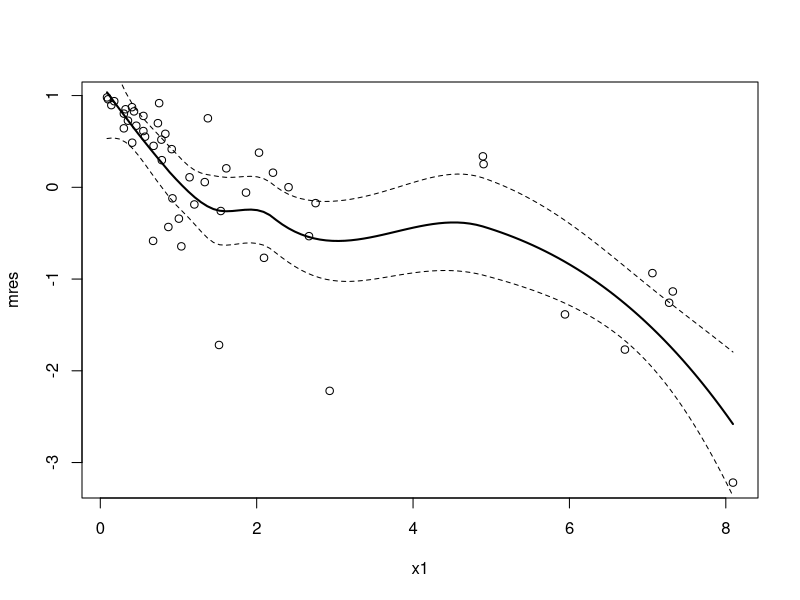
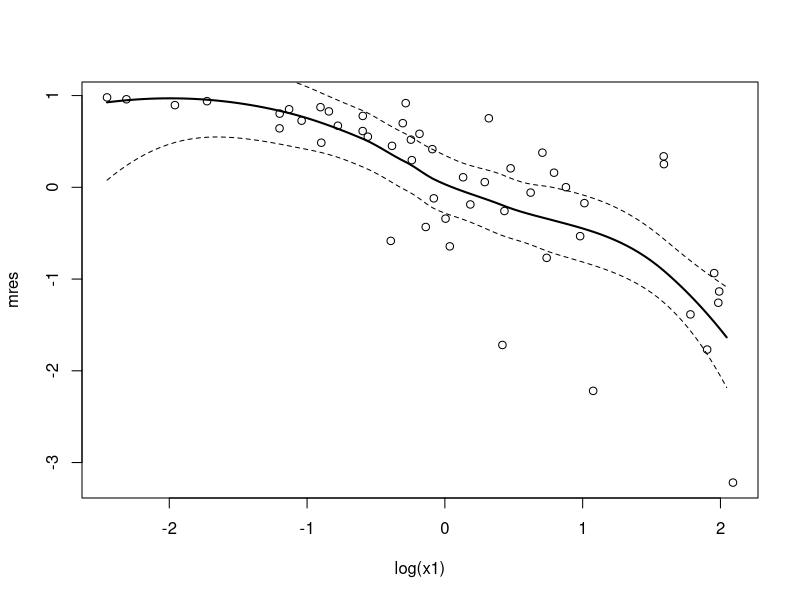
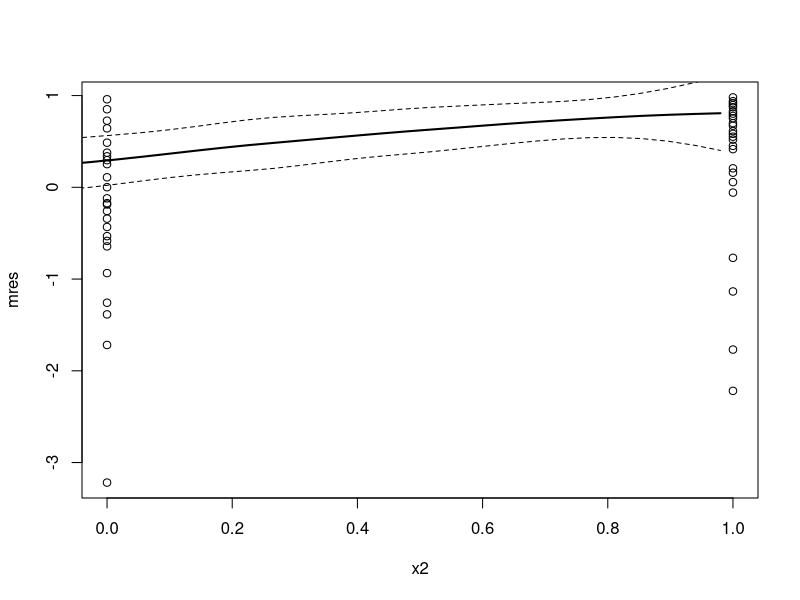
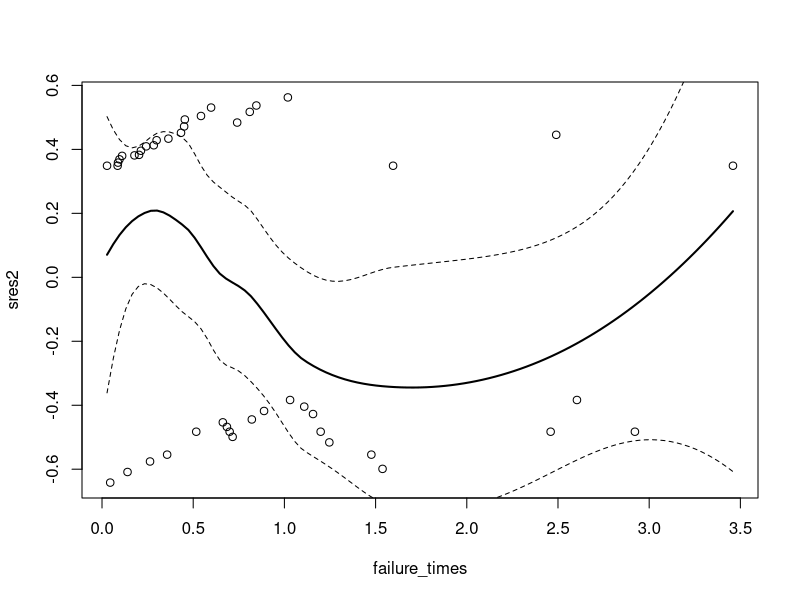
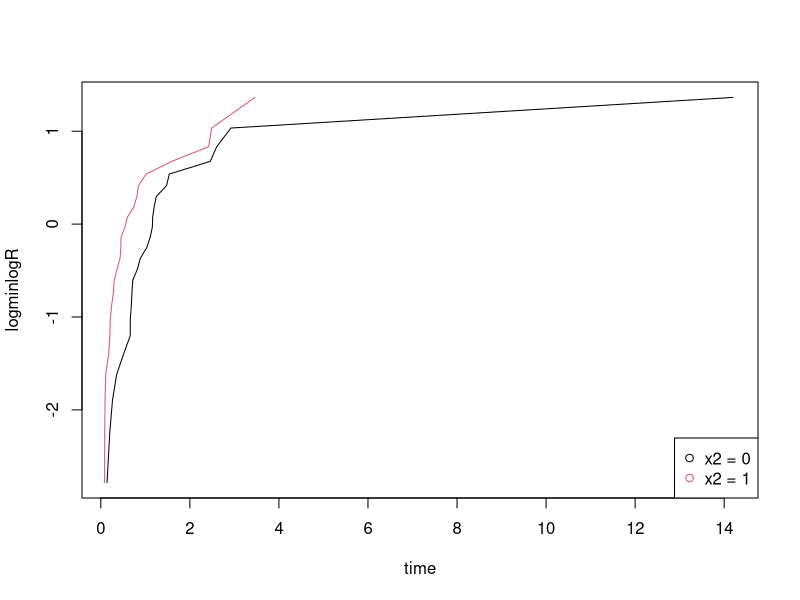
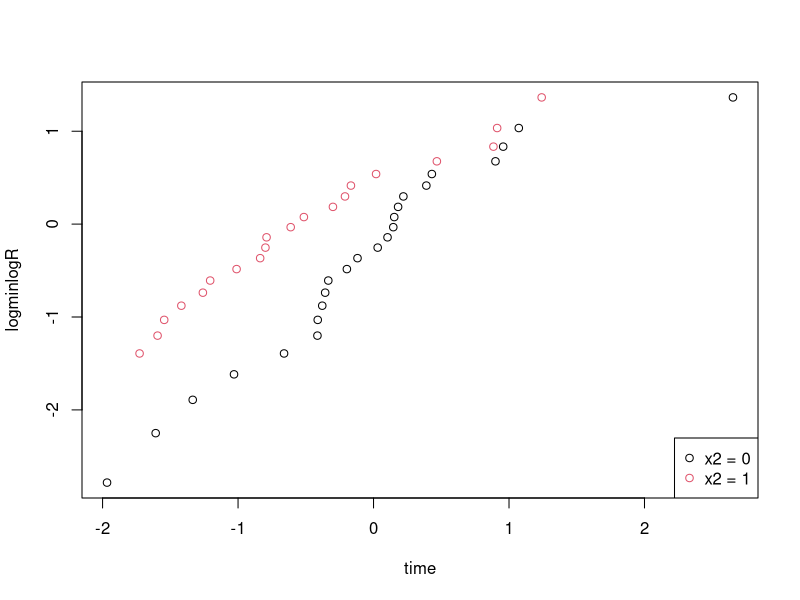
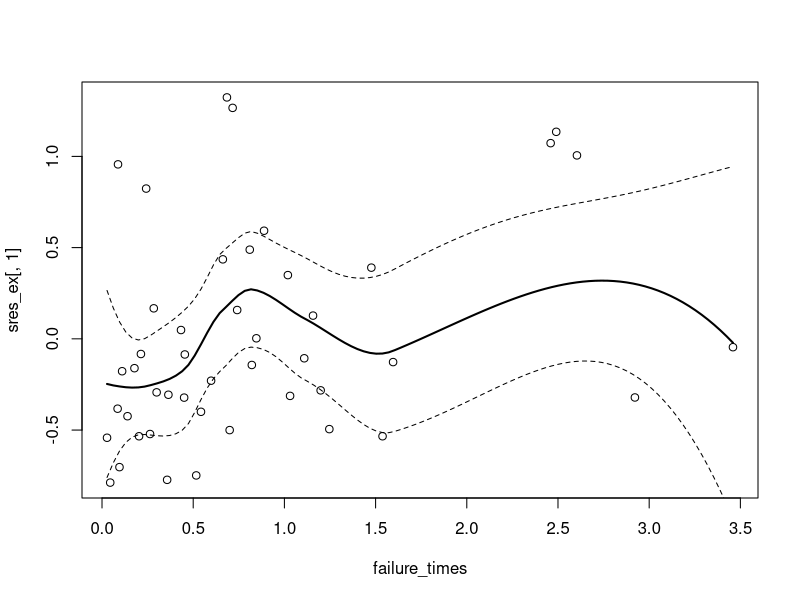
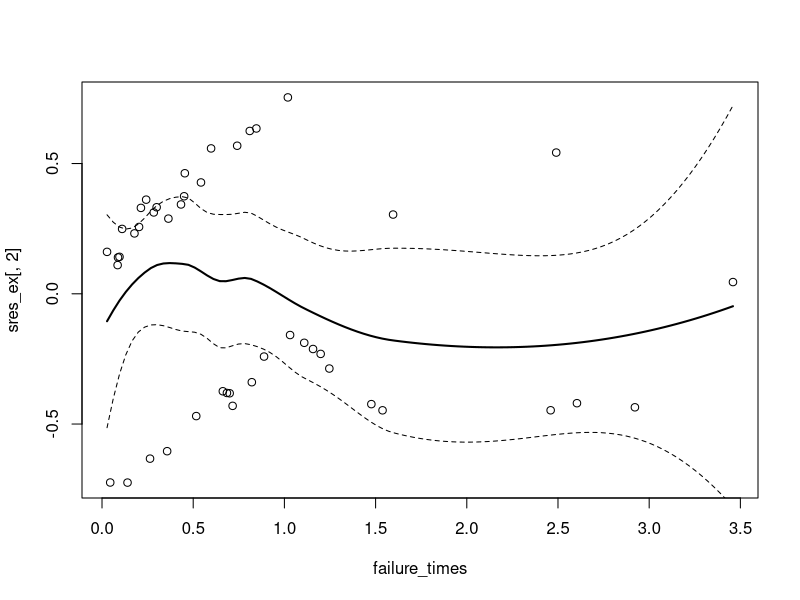

These charts were generated, in order, by the following R code:
rm(list=ls())

## ---- preliminary
library(survival)
data <- read.table("data.dat")
attach(data)

smoothSEcurve <- function(yy, xx) {
  # use after a call to "plot"
  # fit a lowess curve and 95% confidence interval curve
  # make list of x values
  xx.list <- min(xx) + ((0:100)/100)*(max(xx) - min(xx))
  # Then fit loess function through the points (xx, yy)
  # at the listed values
  yy.xx <- predict(loess(yy ~ xx), se=T,
                   newdata=data.frame(xx=xx.list))
  lines(yy.xx$fit ~ xx.list, lwd=2)
  lines(yy.xx$fit -
          qt(0.975, yy.xx$df)*yy.xx$se.fit ~ xx.list, lty=2)
  lines(yy.xx$fit +
          qt(0.975, yy.xx$df)*yy.xx$se.fit ~ xx.list, lty=2)
}

## ---- 1
coxreg <- coxph(Surv(y, delta)~1)
mres <- residuals(coxreg, type="martingale")

plot(x1, mres)
smoothSEcurve(mres, x1)
plot(log(x1), mres)
smoothSEcurve(mres, log(x1))

plot(x2, mres)
smoothSEcurve(x2, mres)

## ---- 2
coxreg2 <- coxph(Surv(y,delta)~x2)
sres2 <- residuals(coxreg2,type="schoenfeld")
failure_times <- sort(y[delta==1])
failure_times <- failure_times[failure_times != 0]
plot(failure_times,sres2)
smoothSEcurve(sres2,failure_times)

Rhat_0 <- survfit(Surv(y) ~ x2, subset={x2==0})
n_0 = length(Rhat_0$surv)
Rhathat_0 <- (tail(Rhat_0$surv, n_0-1) + head(Rhat_0$surv, n_0-1)) / 2
time_0 <- tail(Rhat_0$time, n_0-1)
logminlogR_0 <- log(-log(Rhathat_0))

Rhat_1 <- survfit(Surv(y) ~ x2, subset={x2==1})
n_1 = length(Rhat_1$surv)
Rhathat_1 <- (tail(Rhat_1$surv, n_1-1) + head(Rhat_1$surv, n_1-1)) / 2
time_1 <- tail(Rhat_1$time, n_1-1)
logminlogR_1 <- log(-log(Rhathat_1))

plot(time_0, logminlogR_0, type="l",
     xlab="time",
     ylab="logminlogR")
lines(time_1, logminlogR_1, col=2)
legend("bottomright", legend=c("x2 = 0", "x2 = 1"), col=c(1, 2), pch=1)

plot(log(time_0), logminlogR_0, 
     xlab="time",
     ylab="logminlogR")
points(log(time_1), logminlogR_1, col=2)
legend("bottomright", legend=c("x2 = 0", "x2 = 1"), col=c(1, 2), pch=1)

## ---- 3
new_data <- data
new_data$x1 = log(new_data$x1)
coxreg_ex <- coxph(Surv(y, delta)~x1 + x2, data=new_data)
summary(coxreg_ex)

## ---- 4
sres_ex <- residuals(coxreg_ex,type="schoenfeld")
plot(failure_times,sres_ex[,1])
smoothSEcurve(sres_ex[,1], failure_times)
plot(failure_times,sres_ex[,2])
smoothSEcurve(sres_ex[,2],failure_times)

cox.zph(coxreg_ex)

## ---- 5
par(mfrow=c(2,2))
R0 = survfit(coxreg_ex)
plot(R0, 
     xlab='y',
     ylab=expression('R'[0]))

plot(survfit(coxreg_ex, newdata=data.frame(x1=c(0.2), x2)),
     xlab='y',
     ylab='R')
plot(survfit(coxreg_ex, newdata=data.frame(x1=c(1), x2)),
    xlab='y',
    ylab='R')
# plot(c(0,R0$time), c(1, R0$surv^exp(coxreg_ex$coefficients[['x1']] + coxreg_ex$coefficients[['x2']])), type='s')
plot(survfit(coxreg_ex, newdata=data.frame(x1=c(5), x2)),
     xlab='y',
     ylab='R')
par(mfrow=c(1,1))

## ---- 6

## ---- 7

## ---- 8

## ---- 9
